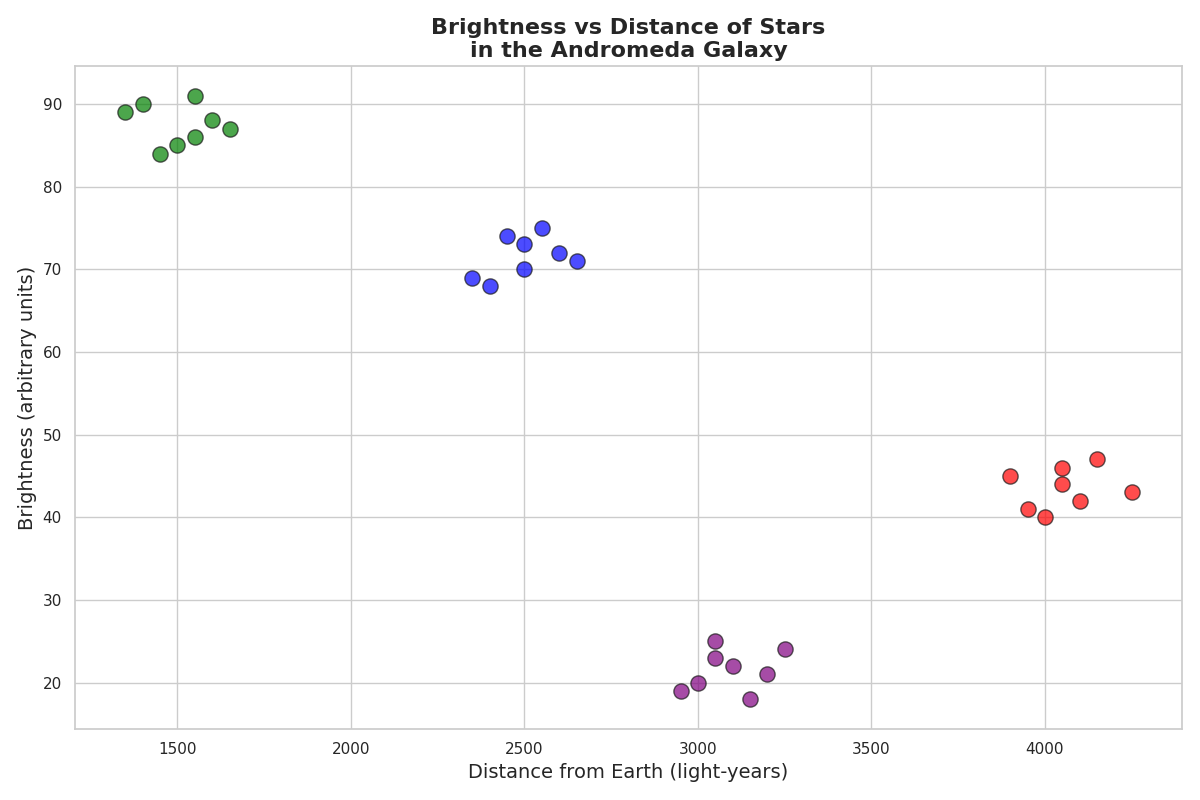

Reproduce this figure in Python.
import matplotlib.pyplot as plt

red_giants = {
    "Brightness": [70, 68, 72, 75, 74, 69, 71, 73],
    "Distance": [2500, 2400, 2600, 2550, 2450, 2350, 2650, 2500]
}

white_dwarfs = {
    "Brightness": [20, 22, 19, 21, 23, 24, 18, 25],
    "Distance": [3000, 3100, 2950, 3200, 3050, 3250, 3150, 3050]
}

main_sequence_stars = {
    "Brightness": [40, 45, 42, 44, 41, 47, 43, 46],
    "Distance": [4000, 3900, 4100, 4050, 3950, 4150, 4250, 4050]
}

neutron_stars = {
    "Brightness": [85, 88, 90, 86, 84, 87, 89, 91],
    "Distance": [1500, 1600, 1400, 1550, 1450, 1650, 1350, 1550]
}

# Create a scatter plot
plt.figure(figsize=(12, 8))

plt.scatter(red_giants["Distance"], red_giants["Brightness"], 
            color='blue', s=120, alpha=0.7, edgecolors='k')
plt.scatter(white_dwarfs["Distance"], white_dwarfs["Brightness"], 
            color='purple', s=120, alpha=0.7, edgecolors='k')
plt.scatter(main_sequence_stars["Distance"], main_sequence_stars["Brightness"], 
            color='red', s=120, alpha=0.7, edgecolors='k')
plt.scatter(neutron_stars["Distance"], neutron_stars["Brightness"], 
            color='green', s=120, alpha=0.7, edgecolors='k')

plt.title('Brightness vs Distance of Stars\nin the Andromeda Galaxy', fontsize=16, fontweight='bold')
plt.xlabel('Distance from Earth (light-years)', fontsize=14)
plt.ylabel('Brightness (arbitrary units)', fontsize=14)

plt.tight_layout()

plt.show()
